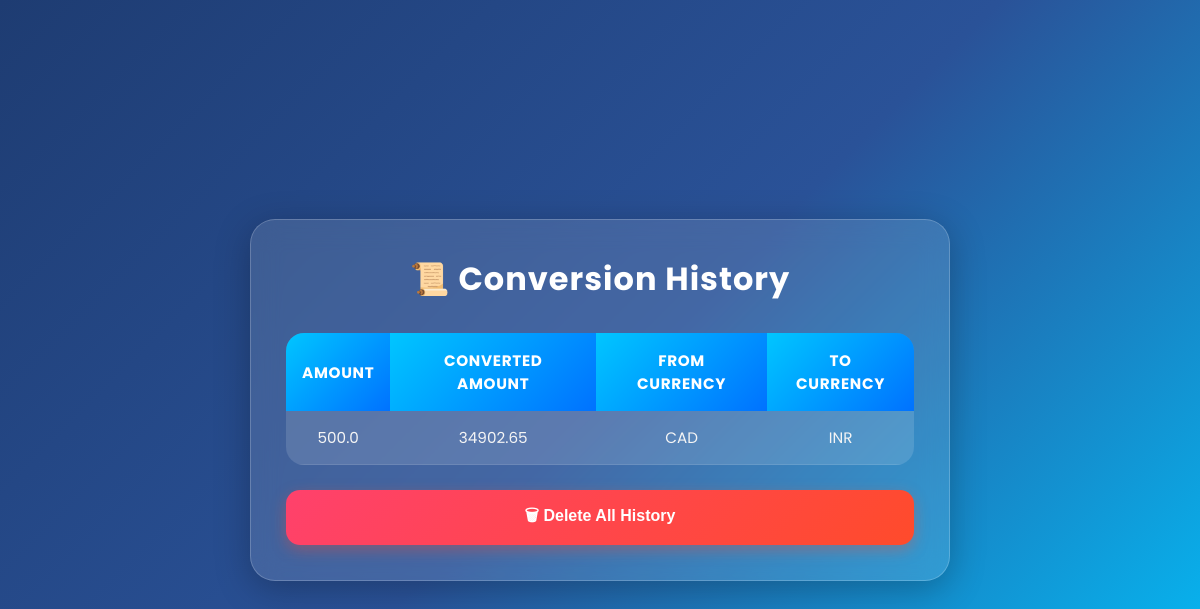
/all_history/, run on an earlier commit of the app's database.
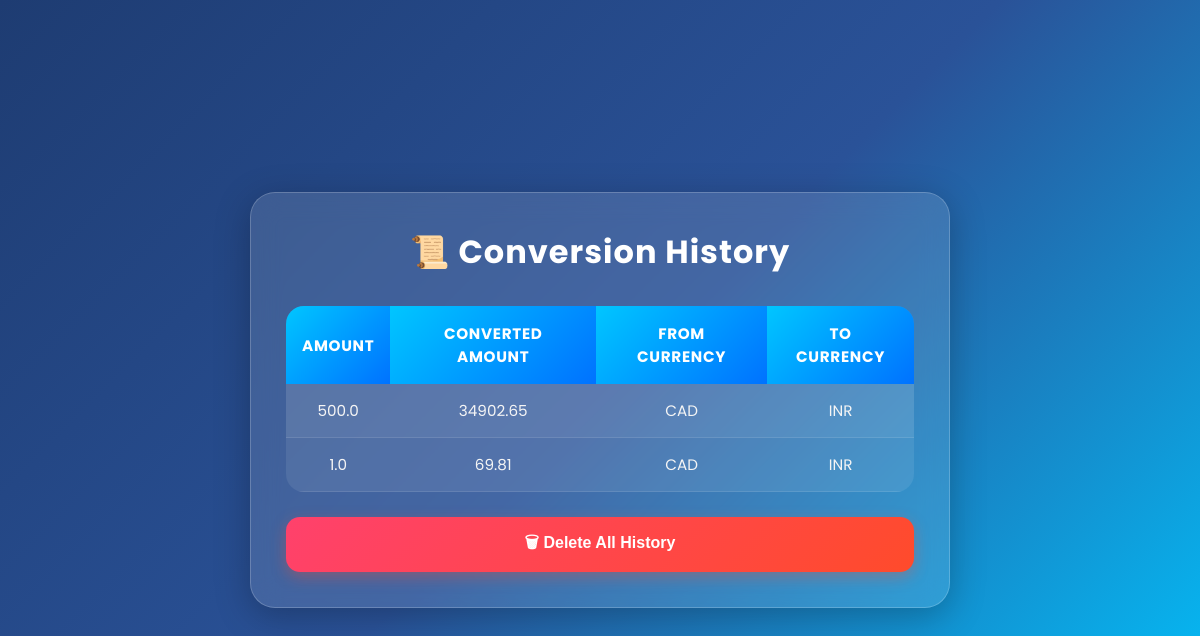
And on a later commit of the database.
### converter/models.py (models this page shows)
class  Currency_converter(models.Model):
    amount= models.FloatField(blank=True,null=True)
    converted_amount=models.FloatField(blank=True,null=True)
    select_currency=models.CharField(blank=True,null=True)
    converted_currency=models.CharField(blank=True,null=True)
    class Meta:
     def __str__(self):
        return self.id

### converter/views.py (the view)
# urls.py: path('all_history/', views.all_history, name='all_history'),  # 👈 Add this
def all_history(request):
    if request.method == 'GET':
        print(request )
        data = Currency_converter.objects.all()
        return render(request, 'history.html',{"data":data})

### converter/templates/history.html (shortened to what this page needs)
<!DOCTYPE html>
<html lang="en">
<head>
</head>
<body>
    <div class="container">
        <h2>📜 Conversion History</h2>
        {% if data %}
        <table>
            <tr>
                <th>Amount</th>
                <th>Converted Amount</th>
                <th>From Currency</th>
                <th>To Currency</th>
            </tr>
            {% for record in data %}
            <tr>
                <td>{{ record.amount }}</td>
                <td>{{ record.converted_amount }}</td>
                <td>{{ record.select_currency }}</td>
                <td>{{ record.converted_currency }}</td>
            </tr>
            {% endfor %}
        </table>
        <form method="POST" action="{% url 'clean' %}"
              onsubmit="return confirm('Are you sure you want to delete all history?')">
            <button type="submit" class="btn-delete">
                🗑 Delete All History
            </button>
        </form>
        {% else %}
        <div class="no-data">
            No conversion history found.
        </div>
        {% endif %}
    </div>
</body>
</html>

### converter/templates/history.html (style rules this page uses)
* { margin: 0; padding: 0; box-sizing: border-box; }
body { font-family: 'Poppins', sans-serif; background: linear-gradient(135deg, #1e3c72, #2a5298, #00c6ff); min-height: 100vh; display: flex; justify-content: center; align-items: center; padding: 30px; }
.container { width: 700px; background: rgba(255, 255, 255, 0.12); backdrop-filter: blur(14px); -webkit-backdrop-filter: blur(14px); border: 1px solid rgba(255,255,255,0.2); border-radius: 25px; padding: 35px; box-shadow: 0 8px 35px rgba(0,0,0,0.25); animation: fadeIn 0.7s ease-in-out; }
h2 { text-align: center; color: #fff; margin-bottom: 30px; font-size: 2rem; font-weight: 700; letter-spacing: 1px; }
table { width: 100%; border-collapse: collapse; overflow: hidden; border-radius: 18px; background: rgba(255,255,255,0.08); }
th { background: linear-gradient(135deg, #00c6ff, #0072ff); color: white; padding: 16px; font-size: 0.95rem; text-transform: uppercase; letter-spacing: 0.7px; }
td { padding: 15px; text-align: center; color: #f5f5f5; font-size: 0.95rem; border-bottom: 1px solid rgba(255,255,255,0.1); }
tr:nth-child(even) { background: rgba(255,255,255,0.05); }
.btn-delete { margin-top: 25px; width: 100%; padding: 14px; border: none; border-radius: 14px; background: linear-gradient(135deg, #ff416c, #ff4b2b); color: white; font-size: 1rem; font-weight: 600; cursor: pointer; transition: 0.3s ease; box-shadow: 0 5px 15px rgba(255, 75, 43, 0.35); }

What changed in the data, as far as the page shows it:
added Currency_converter: amount "1.0", converted_amount "69.81", select_currency "CAD", converted_currency "INR"
